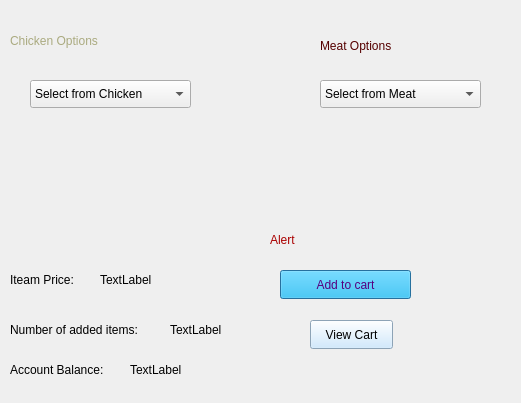
<?xml version="1.0" encoding="UTF-8"?>
<ui version="4.0">
 <class>FoodMenu</class>
 <widget class="QDialog" name="FoodMenu">
  <property name="geometry">
   <rect>
    <x>0</x>
    <y>0</y>
    <width>521</width>
    <height>403</height>
   </rect>
  </property>
  <property name="windowTitle">
   <string>Dialog</string>
  </property>
  <widget class="QLabel" name="label">
   <property name="geometry">
    <rect>
     <x>10</x>
     <y>20</y>
     <width>201</width>
     <height>41</height>
    </rect>
   </property>
   <property name="styleSheet">
    <string notr="true">font: 16pt &quot;Segoe UI&quot;;
color: rgb(170, 170, 127);</string>
   </property>
   <property name="text">
    <string>Chicken Options</string>
   </property>
  </widget>
  <widget class="QLabel" name="label_2">
   <property name="geometry">
    <rect>
     <x>320</x>
     <y>30</y>
     <width>181</width>
     <height>31</height>
    </rect>
   </property>
   <property name="styleSheet">
    <string notr="true">font: 16pt &quot;Segoe UI&quot;;
color: rgb(85, 0, 0);</string>
   </property>
   <property name="text">
    <string>Meat Options</string>
   </property>
  </widget>
  <widget class="QComboBox" name="Chicken_options">
   <property name="geometry">
    <rect>
     <x>30</x>
     <y>80</y>
     <width>161</width>
     <height>28</height>
    </rect>
   </property>
   <item>
    <property name="text">
     <string>Select from Chicken</string>
    </property>
   </item>
   <item>
    <property name="text">
     <string>Fried Chicken</string>
    </property>
   </item>
   <item>
    <property name="text">
     <string>Grilled Chicken</string>
    </property>
   </item>
   <item>
    <property name="text">
     <string>Chicken Sandwich</string>
    </property>
   </item>
  </widget>
  <widget class="QComboBox" name="Meat_options">
   <property name="geometry">
    <rect>
     <x>320</x>
     <y>80</y>
     <width>161</width>
     <height>28</height>
    </rect>
   </property>
   <item>
    <property name="text">
     <string>Select from Meat</string>
    </property>
   </item>
   <item>
    <property name="text">
     <string>Steak</string>
    </property>
   </item>
   <item>
    <property name="text">
     <string>Burger</string>
    </property>
   </item>
   <item>
    <property name="text">
     <string>Meatball Pasta</string>
    </property>
   </item>
  </widget>
  <widget class="QLabel" name="label_3">
   <property name="geometry">
    <rect>
     <x>10</x>
     <y>360</y>
     <width>121</width>
     <height>20</height>
    </rect>
   </property>
   <property name="text">
    <string>Account Balance:</string>
   </property>
  </widget>
  <widget class="QLabel" name="Balance">
   <property name="geometry">
    <rect>
     <x>130</x>
     <y>360</y>
     <width>63</width>
     <height>20</height>
    </rect>
   </property>
   <property name="text">
    <string>TextLabel</string>
   </property>
  </widget>
  <widget class="QLabel" name="label_4">
   <property name="geometry">
    <rect>
     <x>10</x>
     <y>270</y>
     <width>81</width>
     <height>20</height>
    </rect>
   </property>
   <property name="text">
    <string>Iteam Price:</string>
   </property>
  </widget>
  <widget class="QLabel" name="priceLabel">
   <property name="geometry">
    <rect>
     <x>100</x>
     <y>270</y>
     <width>63</width>
     <height>20</height>
    </rect>
   </property>
   <property name="text">
    <string>TextLabel</string>
   </property>
  </widget>
  <widget class="QPushButton" name="pushButton">
   <property name="geometry">
    <rect>
     <x>280</x>
     <y>270</y>
     <width>131</width>
     <height>29</height>
    </rect>
   </property>
   <property name="styleSheet">
    <string notr="true">background-color: rgb(7, 189, 255);
color: rgb(85, 0, 127);</string>
   </property>
   <property name="text">
    <string>Add to cart</string>
   </property>
  </widget>
  <widget class="QPushButton" name="pushButton_2">
   <property name="geometry">
    <rect>
     <x>310</x>
     <y>320</y>
     <width>83</width>
     <height>29</height>
    </rect>
   </property>
   <property name="styleSheet">
    <string notr="true">background-color: rgb(197, 228, 255);</string>
   </property>
   <property name="text">
    <string>View Cart</string>
   </property>
  </widget>
  <widget class="QLabel" name="label_5">
   <property name="geometry">
    <rect>
     <x>10</x>
     <y>320</y>
     <width>171</width>
     <height>20</height>
    </rect>
   </property>
   <property name="text">
    <string>Number of added items:</string>
   </property>
  </widget>
  <widget class="QLabel" name="iteams">
   <property name="geometry">
    <rect>
     <x>170</x>
     <y>320</y>
     <width>63</width>
     <height>20</height>
    </rect>
   </property>
   <property name="text">
    <string>TextLabel</string>
   </property>
  </widget>
  <widget class="QLabel" name="Alert">
   <property name="geometry">
    <rect>
     <x>270</x>
     <y>230</y>
     <width>171</width>
     <height>20</height>
    </rect>
   </property>
   <property name="styleSheet">
    <string notr="true">color: rgb(170, 0, 0);</string>
   </property>
   <property name="text">
    <string>Alert</string>
   </property>
  </widget>
 </widget>
 <resources/>
 <connections/>
</ui>
